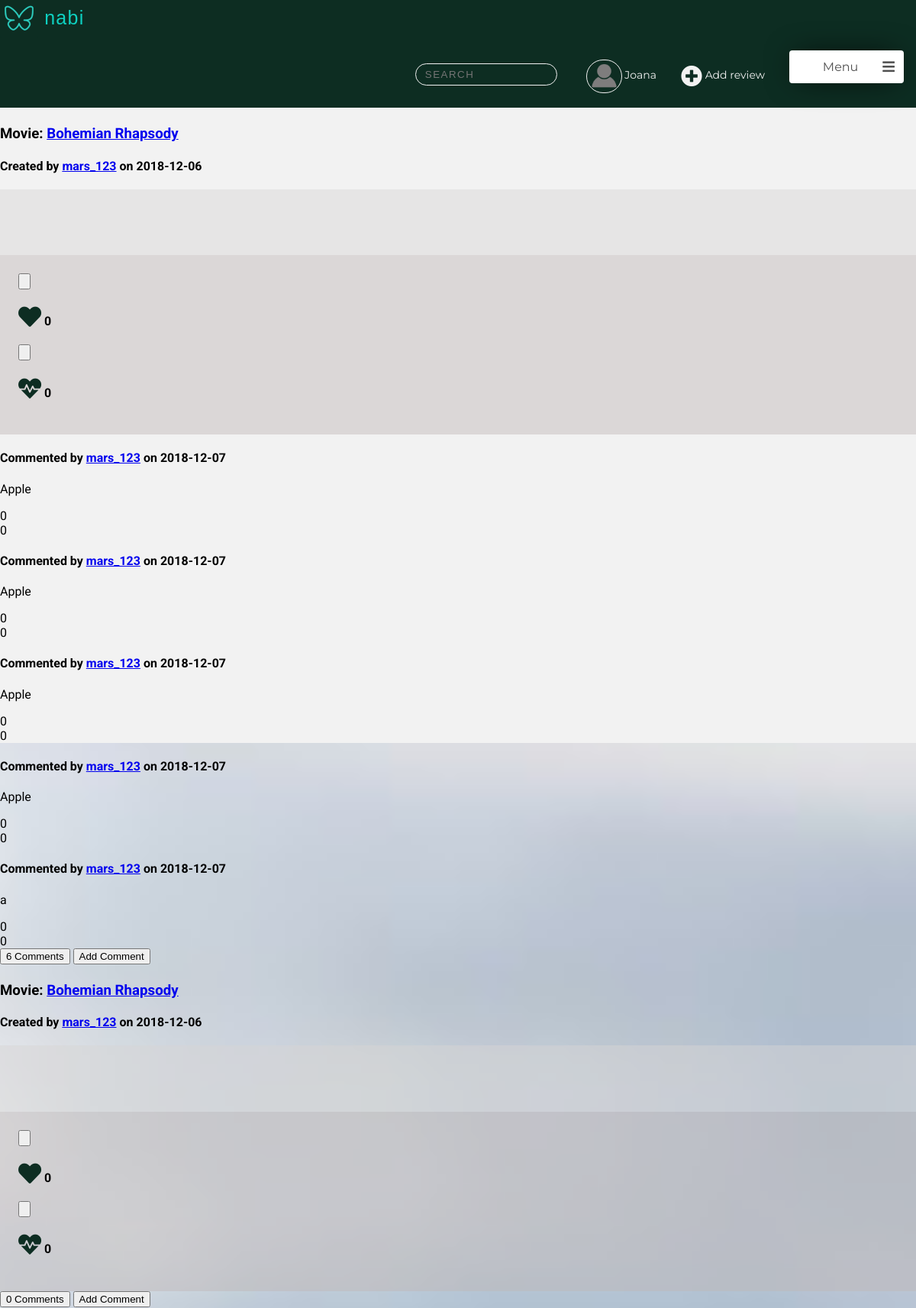
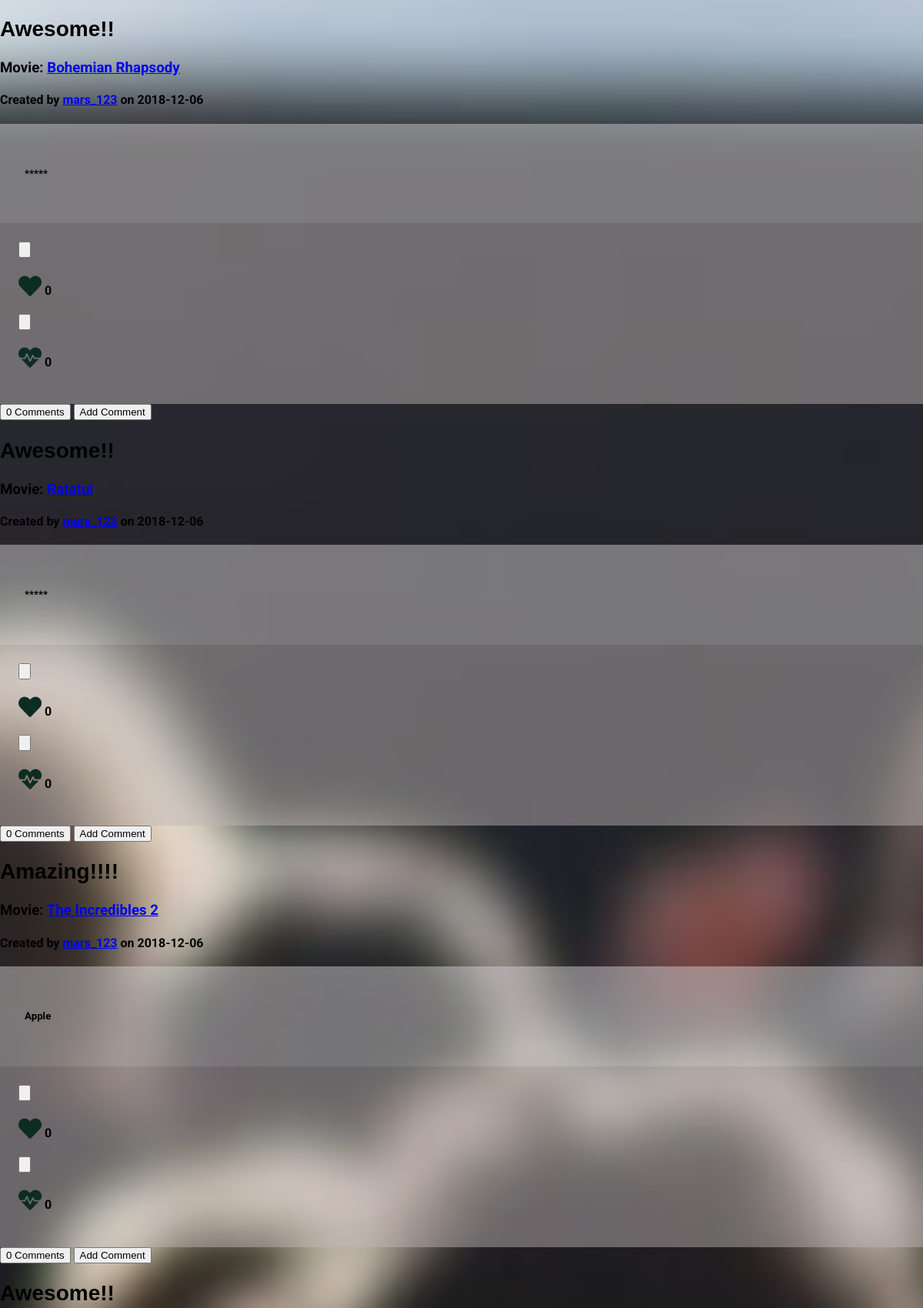
Page /pages/main_page.php (signed in, upper part) on the committed database (2 pictures, top to bottom).
### tables this page shows
CREATE TABLE User (
    ID        INTEGER PRIMARY KEY AUTOINCREMENT,
    FirstName STRING NOT NULL,
    LastName  STRING NOT NULL,
    Username  STRING UNIQUE NOT NULL,
    Gender    STRING NOT NULL,
    Birthday  DATE NOT NULL,
    Country   STRING NOT NULL,
    Email     STRING UNIQUE NOT NULL,
    Password  CHAR (256) NOT NULL,  
    Photo     STRING DEFAULT "default.jpg",
    Points    INTEGER
    
);

CREATE TABLE Review (
    ID          INTEGER PRIMARY KEY AUTOINCREMENT,
    Title       STRING  NOT NULL,
    UserID      INTEGER REFERENCES User(ID) ON DELETE CASCADE,
    MovieID     INTEGER REFERENCES Movie(ID) ON DELETE CASCADE,
    ReviewDate  DATE NOT NULL,
    Description STRING NOT NULL
    
);

CREATE TABLE Comment (
    ID          INTEGER PRIMARY KEY AUTOINCREMENT,
    UserID      INTEGER REFERENCES User(ID) ON DELETE CASCADE,
    CommentDate DATE NOT NULL,
    ReviewID    INTEGER REFERENCES Review(ID) ON DELETE CASCADE,
    Description STRING NOT NULL
    
);

### pages/main_page.php (called while the page is built, shortened)
<?php
    include_once('../templates/common/tpl_header.php');
    include_once('../templates/tpl_draw_reviews.php');
    include_once('../templates/tpl_main_page.php');
    include_once('../templates/common/tpl_nav_bar.php');
    include_once('../database/db_reviews.php');
    include_once('../database/db_comments.php');
    include_once('../database/db_user.php');
    $user_info = getUserInfo($_SESSION['username']);
    $all_reviews=getAllReviewsOrderByLikes();
    foreach ($all_reviews as $k => $review){
        $all_reviews[$k]['MovieName'] = getMovieName($review['MovieID']);
        $all_reviews[$k]['UserName'] = getUsername($review['UserID']);
        $all_reviews[$k]['NumberComments']=getNumberComments($review['ID'],$review['UserID']);
        $all_reviews[$k]['Heart'] = getLikesReview($review['ID']);
        $all_reviews[$k]['Dislike'] = getDisLikesReview($review['ID']);
        $all_reviews[$k]['Comments']=getCommentsReview($review['ID']);
        foreach($all_reviews[$k]['Comments'] as $j => $comment){
            $all_reviews[$k]['Comments'][$j]['Username']=getUsername($comment['UserID']);
            $all_reviews[$k]['Comments'][$j]['Likes']=getLikesComment($comment['ID']);
            $all_reviews[$k]['Comments'][$j]['Dislikes']=getDislikesComment($comment['ID']);
        }
    }
    draw_feed($user_info,$all_reviews);
?>

### database/db_user.php (called while the page is built, shortened)
<?php
  function getID($username) {
    $db = Database::instance()->db();
    try {
      $stmt = $db->prepare('SELECT ID FROM User WHERE username = ?');
      $stmt->execute(array($username));
      if($row = $stmt->fetch()){
        return $row['ID'];
      }
    }catch(PDOException $e) {
      return -1;
    }
  }
  function getUserInfo($username) {
      $db = Database::instance()->db();
      $stmt = $db->prepare('SELECT * FROM User WHERE username = ?');
      $stmt->execute(array($username));
      return  $stmt->fetch();
  }
?>

### database/db_reviews.php (called while the page is built, shortened)
<?php
function getAllReviewsOrderByLikes(){
    $db = Database::instance()->db();
    $stmt = $db->prepare('SELECT * from Review left join (select count(*) as numberLikes, ReviewID from LikeReview group by ReviewID)m on m.ReviewID=Review.ID ORDER BY numberLikes ASC');
    $stmt->execute();
    $allReviews= $stmt->fetchAll();
    return $allReviews;
}
?>

### database/db_comments.php (called while the page is built, shortened)
<?php
function getCommentsReview($reviewId)
{
  $db = Database::instance()->db();
  $stmt = $db->prepare('SELECT * FROM Comment WHERE ReviewID = ?');
  $stmt->execute(array($reviewId));
  $allReviews= $stmt->fetchAll();
  return $allReviews;
}
?>

### templates/tpl_draw_reviews.php (the view, shortened to what this page needs)
 <?php include_once(__DIR__.'/tpl_review.php');
        include_once(__DIR__.'/tpl_comment.php');
         ?>
<body>
    <?php function draw_reviews($reviews){?>
    <?php foreach($reviews as $review){?>
        <article data-id="<?=$review['ID']?>" user-id="<?=$review['UserID']?>">
        <div class="review_info">
             <h2><?=$review['Title']?> </h2>
            <h3> Movie: <a href="movie.php?movie_id=<?php echo htmlentities($review['MovieID'])?>"><?=$review['MovieName']?></a> </h3>
            <h4> Created by
            <a href="profile.php?username=<?php echo htmlentities($review['UserName'])?>"><?=$review['UserName']?></a>
            on <?=$review['ReviewDate']?></h4>
        </div>
        <div class="review_content">
            <h5><?=$review['Description']?></h5>
        </div>
        <div class="review_likes">
                <div class="likes">
                    <input type="button">
                    <h4><span class="fas fa-heart" ></span>
                    <?=$review['Heart']?></h4>
                </div>
                <div class="dislikes">
                    <input type="button">
                    <h4><span class="fas fa-heartbeat"></span>
                    <?=$review['Dislike']?></h4>
                </div>
        </div>
         <div class="comments">
            <?php foreach($review['Comments'] as $comment){?>
                <?php draw_comment($comment);?>
            <?php }?>
            <input type="button" onclick ="openBox('Show Comments')" value="<?=$review['NumberComments']?> Comments">
            <input type="button" onclick="openBox('Add Comment')" value="Add Comment">
        </div>
        </article>
        <?php }?>
    <?php }?>
</body>

### templates/common/tpl_nav_bar.php (shortened to what this page needs)
<?php function draw_nav($userinfo){ ?>
     <ul class="feed_nav">
<li>
    <div class="search_container">
        <input class="search_input" type="text" placeholder="Search">
    </div>
</li>
<li>  <a class="profile_nav_btn" href="profile.php">
    <?php if(!(file_exists("../assets/profilePhotos/".getID($_SESSION['username']).".jpg"))){ ?>
        <img src="../assets/profilePhotos/default.jpg" width="100" height="100" alt="profile avatar">
    <?php } else{ ?>
        <img src="../assets/profilePhotos/<?=getID($_SESSION['username'])?>.jpg" width="100" height="100" alt="profile avatar">
    <?php } ?>
     <?php echo htmlentities($userinfo['FirstName']) ?>
</a> </li>
<li> <a class="add_review_btn" href="?.php"> <span class="fas fa-plus-circle"></span> Add review </a> </li>
<li>
    <div class="menu">
        <div class="title" onclick="show_dropdown_menu()"> Menu <span class="fa fa-bars"></span> <div class="arrow"> </div> </div>
    </div>
</li>
</ul>
<?php } ?>

### templates/tpl_comment.php
<?php function draw_comment($comment){?>
<div class="comment" data-id="<?=$comment['ID']?>" user-id="<?=$comment['UserID']?>">
<h4> Commented by
<a href="profile.php?username=<?php echo htmlentities($comment['Username'])?>"><?=$comment['Username']?></a>
  on <?=$comment['CommentDate']?></h4>
  <p><?=$comment['Description']?></p>
  <span class="likes"><?=$comment['Likes']?></span> <br>
  <span class="dislikes"><?=$comment['Dislikes']?></span>
  </div>
  </div>
  <?php }?>

### css/style.css (style rules this page uses)
body { margin: 0 auto; font-family: 'Roboto', sans-serif; --bg-color-dark: #0D2D22; --bg-color-light: #0ED1C1; --panel-color: #FFFFFF; --logo-font-color: #00311D; --input-color: #f2f2f2; --bg-color-nav:rgba(14, 209, 193, 0.548); --bg-color-sidenav:rgba(177, 171, 171, 0.932); --color-buttons:rgb(175, 175, 175); background-image: url('../assets/background.jpg'); background-position: center; background-attachment: fixed; background-repeat: no-repeat; background-size: cover; }
.search_container { width: 160px; margin: 0; float: right; margin-right: 2em; margin-bottom: 0.2em; font-family: 'Raleway', sans-serif; }
.search_input { width: 100%; padding:4.5px 12px; background-color: transparent; transition: transform 250ms ease-in-out; font-size: 12x; line-height: 18px; color: var(--input-color); background-color: transparent; background-image: url(http://mihaeltomic.com/codepen/input-search/ic_search_black_24px.svg); background-repeat: no-repeat; background-size: 16px 16px; background-position: 95% center; border-radius: 50px; border: 1px solid var(--input-color); transition: all 250ms ease-in-out; backface-visibility: hidden; transform-style: preserve-3d; }
.search_input::placeholder { color: color(#7e7e7c8f a(0.8)); text-transform: uppercase; letter-spacing: 1.5px; }
.review_info h2 { font-family: 'Candara', sans-serif; font-weight: bold; font-size: 28px; }
.review_content { margin: 0; font-family: 'Roboto', sans-serif; background-color: #d8d5d579; font-size: 16px; font-weight: 200; word-spacing: 0.1em; padding: 2em; line-height: 1.6; }
.review_likes { background-color: #c0b8b879; padding: 1.5em; }
.likes h4 span, .dislikes h4 span { font-size: 30px; color: var(--bg-color-dark); }
.feed_nav { display: flex; margin: 0; padding: 0; justify-content: flex-end; align-items: center; }
.feed_nav li { text-decoration: none; display: block; padding: 1em; color: var(--input-color); padding-bottom: 0.5em; }
a.profile_nav_btn img { width:3.2em; height: 3em; object-fit: cover; border: 1px solid var(--input-color); border-radius: 5em; vertical-align: middle; }
.profile_nav_btn, .add_review_btn { text-decoration: none; font-family: 'Montserrat', sans-serif; font-size: 14px; color: var(--input-color);; }
.add_review_btn span { font-size: 2em; text-decoration: none; color: var(--input-color); vertical-align: middle; }
.menu { width:150px; cursor:pointer; z-index: 1; font-family: 'Montserrat', sans-serif; padding:0; margin-bottom: 0; }
.title { width:100%; box-sizing:border-box; background:#fff; padding:12px; border-radius:4px; position:relative; box-shadow:0 0 40px -10px #000; color:#505050; }
.menu span { float:right; font-size:18px; }

### rows in the picture
user: FirstName "Joana"
review: MovieName "Bohemian Rhapsody", UserName "mars_123", ReviewDate "2018-12-06", Heart "0", Dislike "0"
comment: Username "mars_123", CommentDate "2018-12-07", Description "Apple", Likes "0", Dislikes "0"
comment: Username "mars_123", CommentDate "2018-12-07", Description "Apple", Likes "0", Dislikes "0"
comment: Username "mars_123", CommentDate "2018-12-07", Description "Apple", Likes "0", Dislikes "0"
comment: Username "mars_123", CommentDate "2018-12-07", Description "Apple", Likes "0", Dislikes "0"
comment: Username "mars_123", CommentDate "2018-12-07", Description "a", Likes "0", Dislikes "0"
review: MovieName "Bohemian Rhapsody", UserName "mars_123", ReviewDate "2018-12-06", Heart "0", Dislike "0"
review: Title "Awesome!!", MovieName "Bohemian Rhapsody", UserName "mars_123", ReviewDate "2018-12-06", Description "*****", Heart "0", Dislike "0"
review: Title "Awesome!!", ReviewDate "2018-12-06", Description "*****", Heart "0", Dislike "0"
review: Title "Amazing!!!!", MovieName "The Incredibles 2", UserName "mars_123", ReviewDate "2018-12-06", Description "Apple", Heart "0", Dislike "0"
review: Title "Awesome!!"
